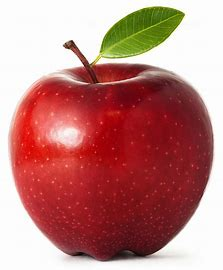
#> input picture openCV_class(cv2)/img/apple.jpg, 223 x 270 px
$ python a_blur_avg_api.py
#> lines starting #> are read from the running program, lines starting #| are printed output that depends on the picture
import cv2
import numpy as np

file_name = '../img/apple.jpg'
img = cv2.imread(file_name)
#> img is the input picture: shape (270, 223, 3); mean B, G, R 126.6, 130.6, 190.2

# blur() 함수로 블러링

ksize = (30,30)

blur1 = cv2.blur(img, ksize,cv2.BORDER_DEFAULT)
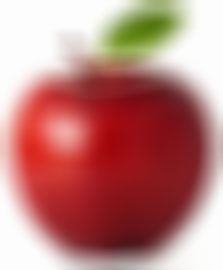
#> blur1: shape (270, 223, 3); mean B, G, R 126.5, 130.5, 190.1


# boxFilter() 함수로 블러링 적용
blur2 = cv2.boxFilter(img, -1, ksize)

# 결과 출력
merged = np.hstack( (img, blur1, blur2))
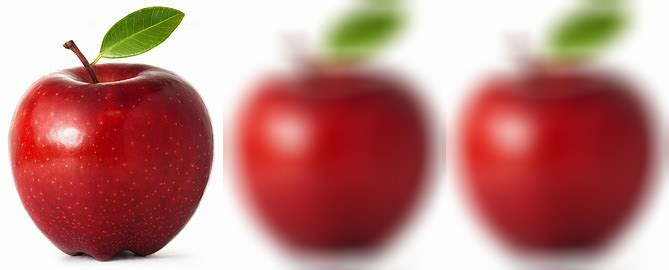
#> merged: shape (270, 669, 3); mean B, G, R 126.5, 130.5, 190.1
cv2.imshow('blur', merged)
cv2.waitKey(0)
cv2.destroyAllWindows()

$ run again, with openCV_class(cv2)/img/b.jpg copied over openCV_class(cv2)/img/apple.jpg
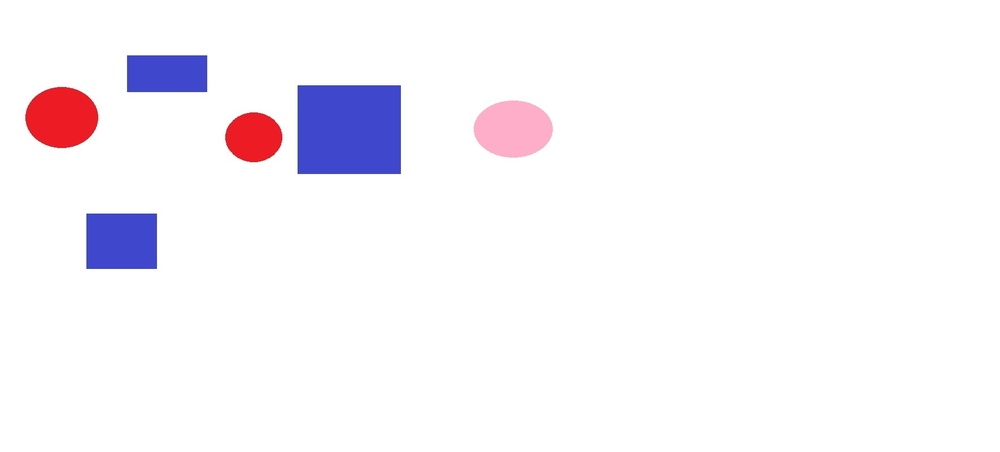
#> input picture openCV_class(cv2)/img/b.jpg, 1000 x 452 px, shrunk from 1771 x 800 before the run
#> img is the input picture: shape (452, 1000, 3); mean B, G, R 249.8, 244.9, 247.8
#> `blur1 = cv2.blur(img, ksize,cv2.BORDER_DEFAULT)`:
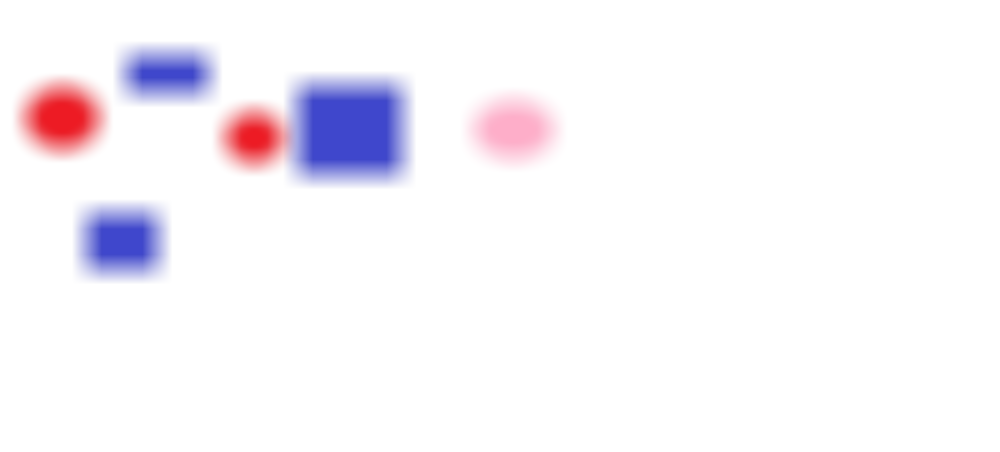
#> blur1: shape (452, 1000, 3); mean B, G, R 249.8, 244.9, 247.9
#> `merged = np.hstack( (img, blur1, blur2))`:
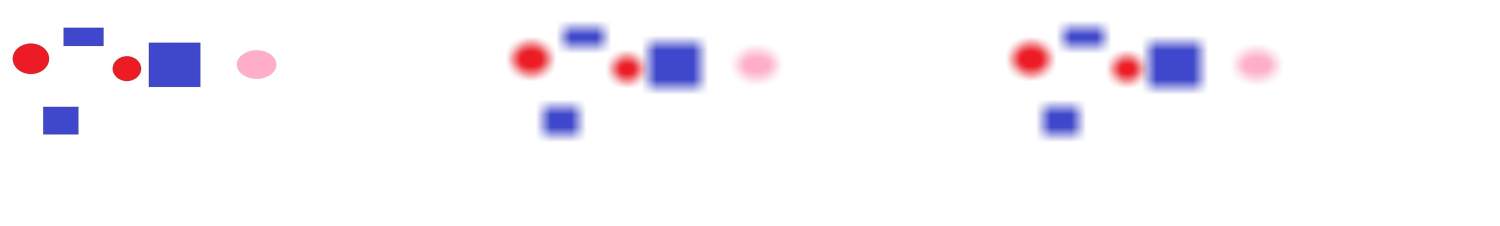
#> merged: shape (452, 3000, 3) (shown at 1/2 size); mean B, G, R 249.8, 244.9, 247.9
